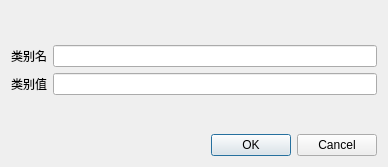
<?xml version="1.0" encoding="UTF-8"?>
<ui version="4.0">
 <class>ObjectSampleLabelDialog</class>
 <widget class="QDialog" name="ObjectSampleLabelDialog">
  <property name="windowModality">
   <enum>Qt::WindowModal</enum>
  </property>
  <property name="geometry">
   <rect>
    <x>0</x>
    <y>0</y>
    <width>388</width>
    <height>167</height>
   </rect>
  </property>
  <property name="windowTitle">
   <string>Dialog</string>
  </property>
  <layout class="QFormLayout" name="formLayout_2">
   <item row="0" column="0" colspan="2">
    <spacer name="verticalSpacer">
     <property name="orientation">
      <enum>Qt::Vertical</enum>
     </property>
     <property name="sizeHint" stdset="0">
      <size>
       <width>20</width>
       <height>20</height>
      </size>
     </property>
    </spacer>
   </item>
   <item row="1" column="0">
    <widget class="QLabel" name="label">
     <property name="text">
      <string>类别名</string>
     </property>
    </widget>
   </item>
   <item row="1" column="1">
    <widget class="QLineEdit" name="leClassName"/>
   </item>
   <item row="2" column="0">
    <widget class="QLabel" name="label_2">
     <property name="text">
      <string>类别值</string>
     </property>
    </widget>
   </item>
   <item row="2" column="1">
    <widget class="QLineEdit" name="leClassLabel"/>
   </item>
   <item row="5" column="0" colspan="2">
    <widget class="QDialogButtonBox" name="buttonBox">
     <property name="orientation">
      <enum>Qt::Horizontal</enum>
     </property>
     <property name="standardButtons">
      <set>QDialogButtonBox::Cancel|QDialogButtonBox::Ok</set>
     </property>
    </widget>
   </item>
   <item row="4" column="0" colspan="2">
    <spacer name="verticalSpacer_2">
     <property name="orientation">
      <enum>Qt::Vertical</enum>
     </property>
     <property name="sizeHint" stdset="0">
      <size>
       <width>20</width>
       <height>20</height>
      </size>
     </property>
    </spacer>
   </item>
  </layout>
 </widget>
 <resources/>
 <connections>
  <connection>
   <sender>buttonBox</sender>
   <signal>accepted()</signal>
   <receiver>ObjectSampleLabelDialog</receiver>
   <slot>accept()</slot>
   <hints>
    <hint type="sourcelabel">
     <x>248</x>
     <y>254</y>
    </hint>
    <hint type="destinationlabel">
     <x>157</x>
     <y>274</y>
    </hint>
   </hints>
  </connection>
  <connection>
   <sender>buttonBox</sender>
   <signal>rejected()</signal>
   <receiver>ObjectSampleLabelDialog</receiver>
   <slot>reject()</slot>
   <hints>
    <hint type="sourcelabel">
     <x>316</x>
     <y>260</y>
    </hint>
    <hint type="destinationlabel">
     <x>286</x>
     <y>274</y>
    </hint>
   </hints>
  </connection>
 </connections>
</ui>
